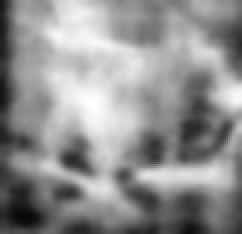
#> input picture adam.jpg, 121 x 117 px, given in place of the camera (shown 2 times larger)
$ python program_veins.py
#> lines starting #> are read from the running program, lines starting #| are printed output that depends on the picture
#from skimage.io import imread_collection
#from picamera.array import PiRGBArray
#from picamera import PiCamera
from matplotlib import pyplot as plt
import RPi.GPIO as GPIO
import time
import cv2
import numpy as np
import os
import glob
import fnmatch
a = 0


cap = cv2.VideoCapture(-1)
cv2.namedWindow("Frame", cv2.WINDOW_NORMAL)
cv2.resizeWindow("Frame", 640,400)
cap.set(3,320)
cap.set(4,200)
while(cap.isOpened()):
    # capture frame-by-frame
    ret, frame = cap.read()
#> frame is the input picture: shape (117, 121, 3); min 8, max 255, mean 144

    if ret:
        fram = cv2.flip(frame, 0)
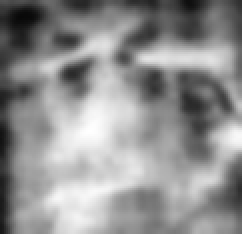
#> fram: shape (117, 121, 3) (shown 2 times larger); min 8, max 255, mean 144
        gray = cv2.cvtColor(fram, cv2.COLOR_BGR2GRAY)
        kernel = np.ones((7,7),np.uint8)
        equ = cv2.equalizeHist(gray)
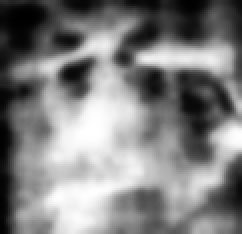
#> equ: shape (117, 121) (shown 2 times larger); min 0, max 255, mean 128.1
        clahe = cv2.createCLAHE(clipLimit=10.0, tileGridSize=(8,8))
        cl1 = clahe.apply(equ)
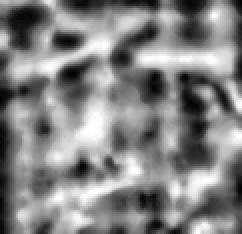
#> cl1: shape (117, 121) (shown 2 times larger); min 1, max 255, mean 131.2
        blur = cv2.GaussianBlur(cl1, (7, 7), 0)
        img_gray = blur


        #files = next(os.walk("/home/pi/plate/"))#.__next__()
#> (the run stopped early here; a loop or call above may not have finished)

$ run again, on kasia.jpg
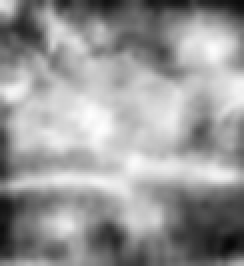
#> input picture kasia.jpg, 122 x 133 px, given in place of the camera (shown 2 times larger)
#> frame is the input picture: shape (133, 122, 3); min 8, max 254, mean 151.9
#> `equ = cv2.equalizeHist(gray)`:
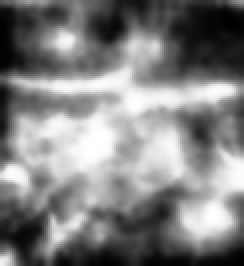
#> equ: shape (133, 122) (shown 2 times larger); min 0, max 255, mean 128.1
#> `blur = cv2.GaussianBlur(cl1, (7, 7), 0)`:
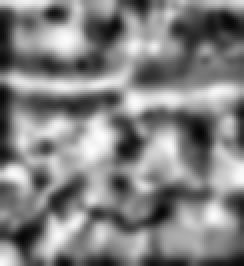
#> blur: shape (133, 122) (shown 2 times larger); min 6, max 253, mean 130.3

$ run again, on kuba.jpg
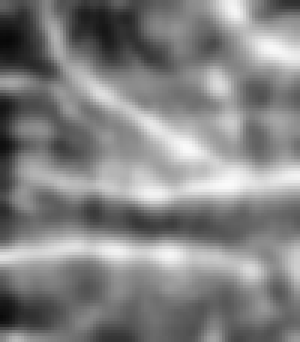
#> input picture kuba.jpg, 100 x 114 px, given in place of the camera (shown 3 times larger)
#> frame is the input picture: shape (114, 100, 3); min 8, max 250, mean 130.9
#> `equ = cv2.equalizeHist(gray)`:
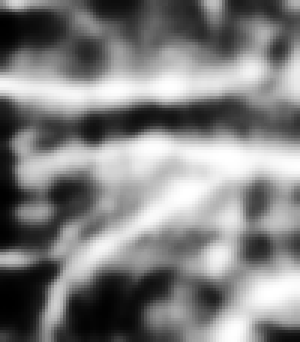
#> equ: shape (114, 100) (shown 3 times larger); min 0, max 255, mean 128.3
#> `blur = cv2.GaussianBlur(cl1, (7, 7), 0)`:
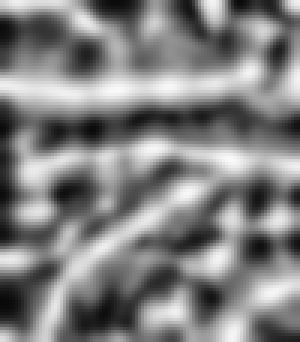
#> blur: shape (114, 100) (shown 3 times larger); min 9, max 249, mean 128.8

$ run again, on template.jpg
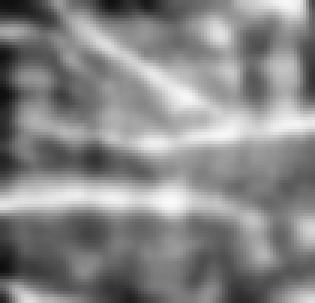
#> input picture template.jpg, 105 x 101 px, given in place of the camera (shown 3 times larger)
#> frame is the input picture: shape (101, 105, 3); min 13, max 250, mean 134.3
#> `equ = cv2.equalizeHist(gray)`:
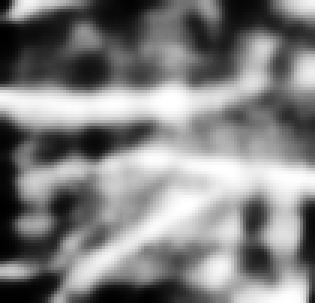
#> equ: shape (101, 105) (shown 3 times larger); min 0, max 255, mean 128.3
#> `blur = cv2.GaussianBlur(cl1, (7, 7), 0)`:
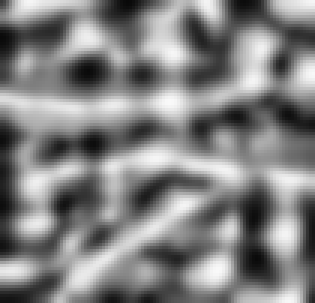
#> blur: shape (101, 105) (shown 3 times larger); min 9, max 249, mean 129.9
